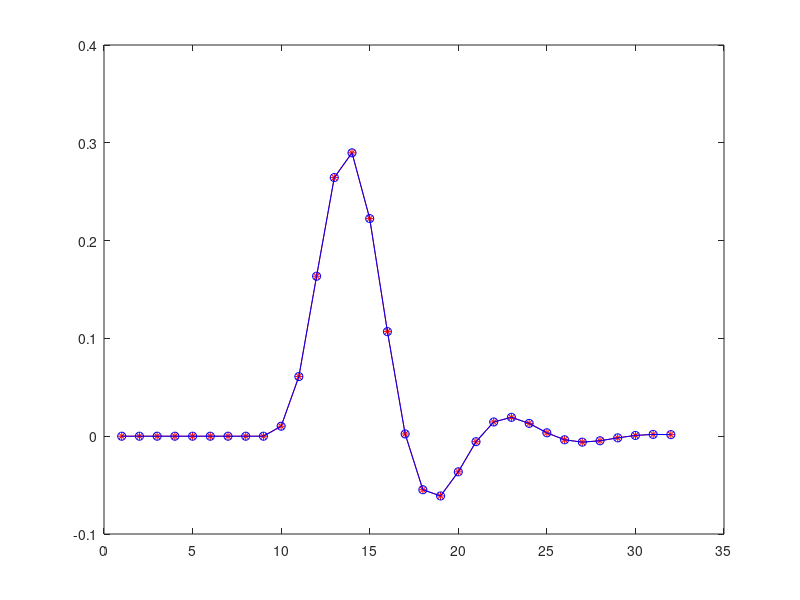

Write the MATLAB code that produced this figure.
clear; 
Nsos = 2; % number of second order sections
Wc=0.25; %0.02; 

coeff_int = 2;
coeff_frac = 12;
coeff_width = coeff_int + coeff_frac;

%  iir filter

[b, a] = butter(Nsos*2,Wc); 
%[b, a] = besself(N,Wc); 
%Rp = 5; Rs = 5; [b, a] = ellip (N, Rp, Rs, Wc);

%freqz(b,a,4096);

% convert filter to second order sections
[sos, g] = tf2sos(b,a);
sos(:,1:3) = sos(:,1:3) * (g^(1/Nsos)); % scale the b coefficients by g.

%sec = 4; zplane(sos(sec,1:3), sos(sec,4:6)); 


% quantize coefficients
sos_q = round(sos*(2^coeff_frac));
sos_q_scaled = sos_q/(2^coeff_frac);
max_q_coeff_int = floor(max(max(abs(sos_q_scaled))));
if (max_q_coeff_int > (2^(coeff_int-2))) printf("ERROR: not enough integer bits.\n"); endif;

% look at the quantized filter coefficients
[b_q, a_q] = sos2tf(sos_q_scaled);
%zplane(b_q, a_q);
%freqz(b_q, a_q, 4096);

% simulate the filter.
Nsim = 32;
s=zeros(1,Nsim); s(10) = 1; % impulse

% direct implementation
s_filt = filter(b_q,a_q,s);

% cascaded SOS
s_filt2 = s;
for i=1:Nsos
    b_sos = sos_q_scaled(i,1:3);
    a_sos = sos_q_scaled(i,4:6);
    s_filt2 = filter(b_sos, a_sos, s_filt2);
endfor

% low level second order sections
s_filt3 = s;
for i=1:Nsos
    Xk0=0; Xk1=0; Xk2=0; Yk0=0; Yk1=0; Yk2=0;
    b0 = sos_q_scaled(i,1);
    b1 = sos_q_scaled(i,2);
    b2 = sos_q_scaled(i,3);
    a1 = sos_q_scaled(i,5);
    a2 = sos_q_scaled(i,6);
    for k=1:Nsim
        Xk0 = s_filt3(k);    
        Yk0 = b0*Xk0 + b1*Xk1 + b2*Xk2 - a1*Yk1 - a2*Yk2; % note - sign on a1, a2.
        Xk2=Xk1; Xk1=Xk0; Yk2=Yk1; Yk1=Yk0; 
        s_filt3(k) = Yk0;
    endfor
endfor

plot(s_filt, '*r-'); hold on; plot(s_filt3, 'ob-'); hold off;

% print out the coefficients in C++ table. 
printf("    const int Nsos = %d; // number of second order sections.\n", Nsos);
printf("    const coeff_type coeff_array[Nsos][6] = {\n");
for i=1:Nsos
    printf("        { ");
    for j=1:6
        printf("%+3.10f", sos_q_scaled(i,j));
        if (j==6) printf(" "); else printf(", "); endif
    endfor
    if (i==Nsos) printf("}\n"); else printf("},\n"); endif
endfor
printf("    };\n");


